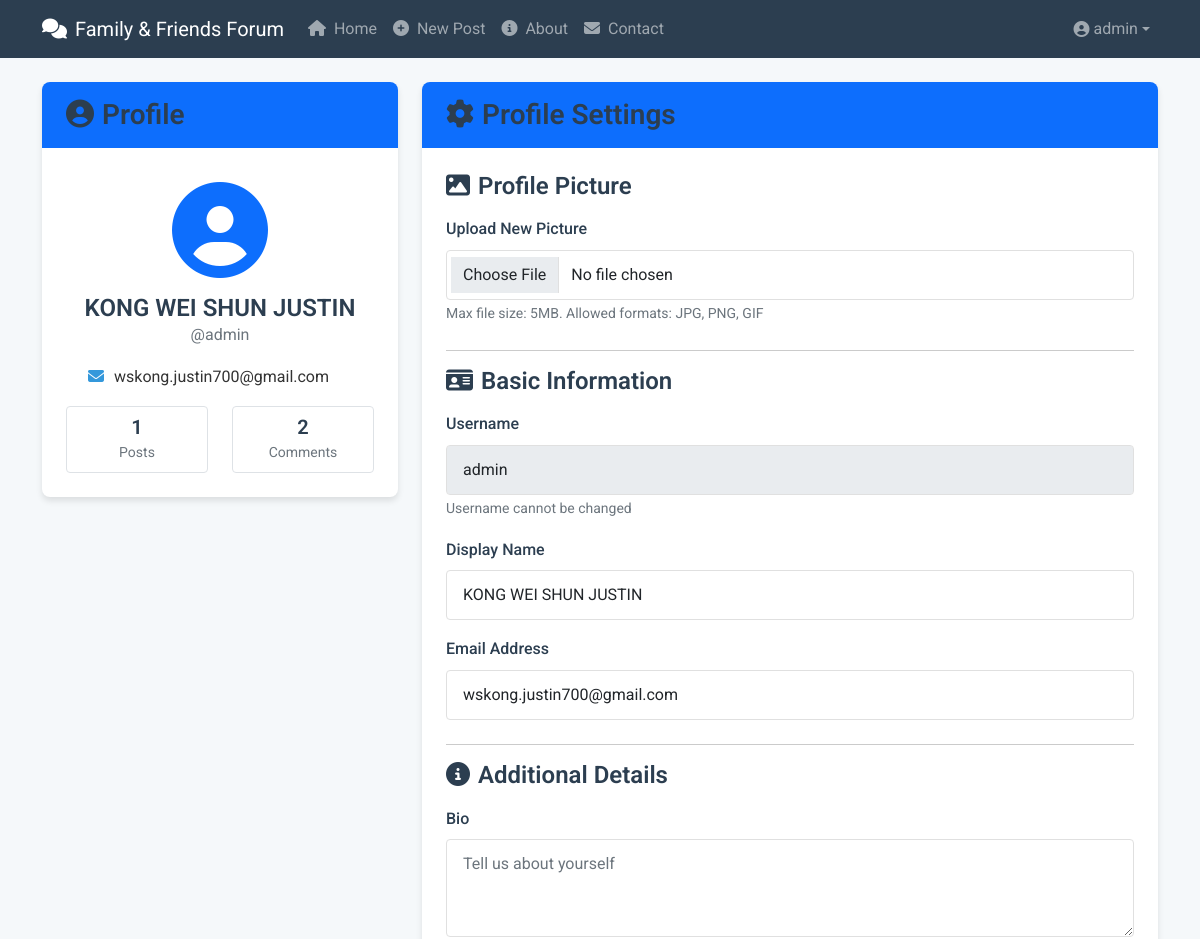
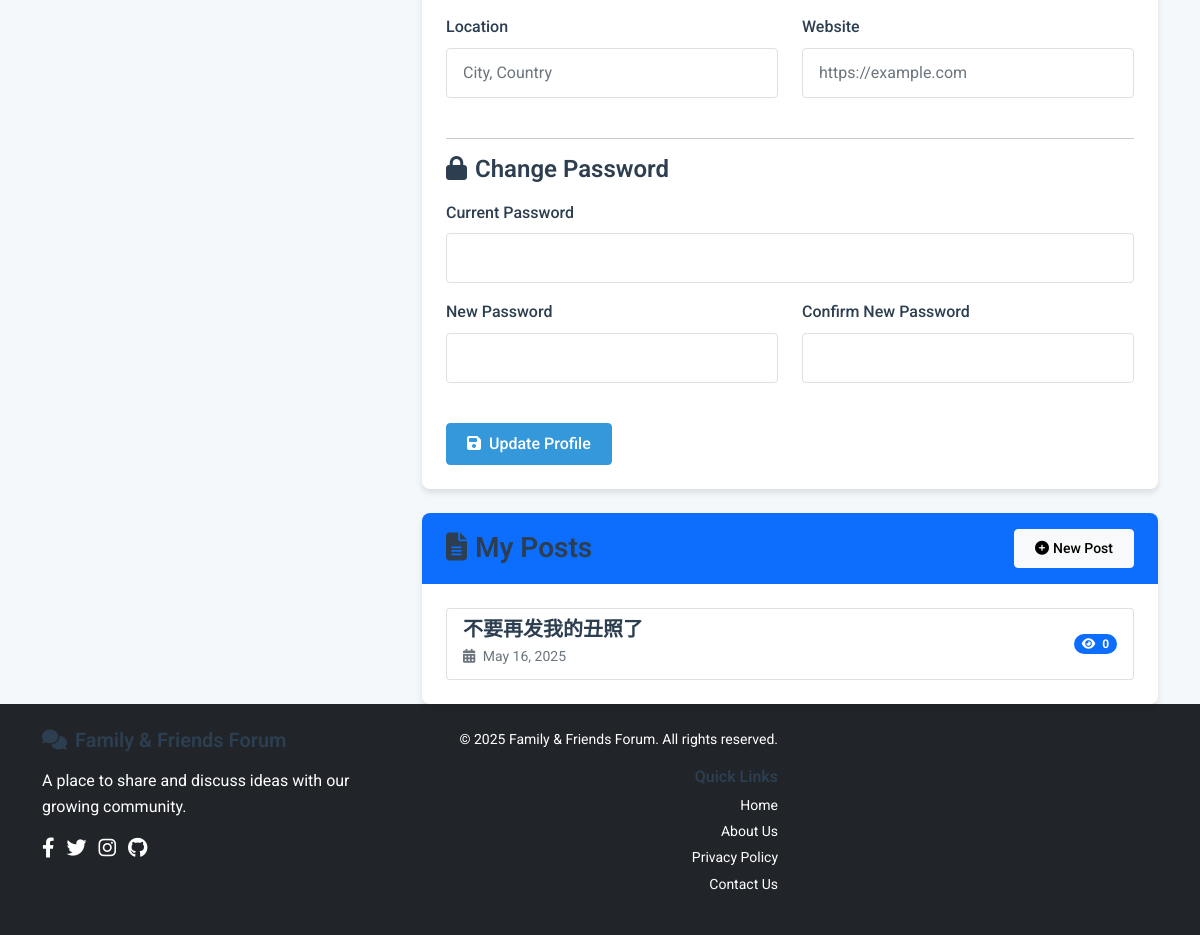
The app's page /profile.php (signed in) with its own data (2 pictures, top to bottom).
### tables this page shows
CREATE TABLE `users` (
  `id` int NOT NULL,
  `username` varchar(50) NOT NULL,
  `password` varchar(255) NOT NULL,
  `email` varchar(100) NOT NULL,
  `birthday` date DEFAULT NULL,
  `created_at` timestamp NULL DEFAULT CURRENT_TIMESTAMP,
  `is_admin` tinyint(1) DEFAULT '0',
  `profile_picture` varchar(255) DEFAULT NULL,
  `name` varchar(100) DEFAULT NULL,
  `bio` text,
  `location` varchar(100) DEFAULT NULL,
  `website` varchar(255) DEFAULT NULL,
  `admin_level` tinyint(1) DEFAULT '0'
);

CREATE TABLE `posts` (
  `id` int NOT NULL,
  `user_id` int NOT NULL,
  `title` varchar(255) NOT NULL,
  `content` text NOT NULL,
  `created_at` timestamp NULL DEFAULT CURRENT_TIMESTAMP,
  `category_id` int DEFAULT NULL
);

### profile.php (the view, shortened to what this page needs)
<?php
require_once './includes/db.php';
$stmt = $pdo->prepare("SELECT * FROM users WHERE id = ?");
$stmt->execute([$_SESSION['user_id']]);
$user = $stmt->fetch();
$stmt = $pdo->prepare("SELECT COUNT(*) FROM posts WHERE user_id = ?");
$stmt->execute([$_SESSION['user_id']]);
$post_count = $stmt->fetchColumn();
$stmt = $pdo->prepare("SELECT COUNT(*) FROM comments WHERE user_id = ?");
$stmt->execute([$_SESSION['user_id']]);
$comment_count = $stmt->fetchColumn();
include 'layouts/header.php';
?>
<div class="container mt-4">
    <div class="row">
        <div class="col-md-4">
            <div class="card profile-card mb-4">
                <div class="card-header bg-primary text-white">
                    <h3 class="mb-0"><i class="fas fa-user-circle me-2"></i>Profile</h3>
                </div>
                <div class="card-body text-center">
                    <div class="profile-avatar mb-3">
                        <?php if (!empty($user['profile_picture']) && file_exists($user['profile_picture'])): ?>
                            <img src="<?php echo htmlspecialchars($user['profile_picture']); ?>" alt="Profile Picture" class="rounded-circle profile-img">
                        <?php else: ?>
                            <i class="fas fa-user-circle fa-6x text-primary"></i>
                        <?php endif; ?>
                    </div>
                    <h4 class="mb-0"><?php echo htmlspecialchars($user['name'] ?? $user['username']); ?></h4>
                    <p class="text-muted">@<?php echo htmlspecialchars($user['username']); ?></p>
                    <div class="user-details mt-3">
                        <p class="mb-1"><i class="fas fa-envelope me-2"></i><?php echo htmlspecialchars($user['email']); ?></p>
                    </div>
                    <div class="row mt-3">
                        <div class="col-6">
                            <div class="stat-box p-2 border rounded">
                                <h5 class="mb-0"><?php echo $post_count; ?></h5>
                                <small class="text-muted">Posts</small>
                            </div>
                        </div>
                        <div class="col-6">
                            <div class="stat-box p-2 border rounded">
                                <h5 class="mb-0"><?php echo $comment_count; ?></h5>
                                <small class="text-muted">Comments</small>
                            </div>
                        </div>
                    </div>
                </div>
            </div>
        </div>
        <div class="col-md-8">
            <div class="card mb-4">
                <div class="card-header bg-primary text-white d-flex justify-content-between align-items-center">
                    <h3 class="mb-0"><i class="fas fa-cog me-2"></i>Profile Settings</h3>
                </div>
                <div class="card-body">
                    <form method="POST" enctype="multipart/form-data">
                        <div class="mb-4">
                            <h4><i class="fas fa-image me-2"></i>Profile Picture</h4>
                            <div class="mb-3">
                                <label class="form-label">Upload New Picture</label>
                                <input type="file" name="profile_picture" class="form-control" accept="image/*">
                                <small class="text-muted">Max file size: 5MB. Allowed formats: JPG, PNG, GIF</small>
                            </div>
                        </div>
                        <hr>
                        <div class="mb-4">
                            <h4><i class="fas fa-id-card me-2"></i>Basic Information</h4>
                            <div class="form-group mb-3">
                                <label class="form-label">Username</label>
                                <input type="text" class="form-control" value="<?php echo htmlspecialchars($user['username']); ?>" disabled>
                                <small class="text-muted">Username cannot be changed</small>
                            </div>
                            <div class="form-group mb-3">
                                <label class="form-label">Display Name</label>
                                <input type="text" name="name" class="form-control" value="<?php echo htmlspecialchars($user['name'] ?? ''); ?>" placeholder="Your full name">
                            </div>
                            <div class="form-group mb-3">
                                <label class="form-label">Email Address</label>
                                <input type="email" name="email" class="form-control" value="<?php echo htmlspecialchars($user['email']); ?>" required>
                            </div>
                        </div>
                        <hr>
                        <div class="mb-4">
                            <h4><i class="fas fa-info-circle me-2"></i>Additional Details</h4>
                            <div class="form-group mb-3">
                                <label class="form-label">Bio</label>
                                <textarea name="bio" class="form-control" rows="3" placeholder="Tell us about yourself"><?php echo htmlspecialchars($user['bio'] ?? ''); ?></textarea>
                            </div>
                            <div class="row">
                                <div class="col-md-6">
                                    <div class="form-group mb-3">
                                        <label class="form-label">Location</label>
                                        <input type="text" name="location" class="form-control" value="<?php echo htmlspecialchars($user['location'] ?? ''); ?>" placeholder="City, Country">
                                    </div>
                                </div>
                                <div class="col-md-6">
                                    <div class="form-group mb-3">
                                        <label class="form-label">Website</label>
                                        <input type="url" name="website" class="form-control" value="<?php echo htmlspecialchars($user['website'] ?? ''); ?>" placeholder="https://example.com">
                                    </div>
                                </div>
                            </div>
                        </div>
                        <hr>
                        <div class="mb-4">
                            <h4><i class="fas fa-lock me-2"></i>Change Password</h4>
                            <div class="form-group mb-3">
                                <label class="form-label">Current Password</label>
                                <input type="password" name="current_password" class="form-control">
                            </div>
                            <div class="row">
                                <div class="col-md-6">
                                    <div class="form-group mb-3">
                                        <label class="form-label">New Password</label>
                                        <input type="password" name="new_password" class="form-control">
                                    </div>
                                </div>
                                <div class="col-md-6">
                                    <div class="form-group mb-3">
                                        <label class="form-label">Confirm New Password</label>
                                        <input type="password" name="confirm_password" class="form-control">
                                    </div>
                                </div>
                            </div>
                        </div>
                        <button type="submit" class="btn btn-primary">
                            <i class="fas fa-save me-2"></i>Update Profile
                        </button>
                    </form>
                </div>
            </div>
            <div class="card">
                <div class="card-header bg-primary text-white d-flex justify-content-between align-items-center">
                    <h3 class="mb-0"><i class="fas fa-file-alt me-2"></i>My Posts</h3>
                    <a href="post.php?action=new" class="btn btn-light btn-sm">
                        <i class="fas fa-plus-circle me-1"></i>New Post
                    </a>
                </div>
                <div class="card-body">
                    <?php
                    $stmt = $pdo->prepare("SELECT * FROM posts WHERE user_id = ? ORDER BY created_at DESC");
                    $stmt->execute([$_SESSION['user_id']]);
                    $posts = $stmt->fetchAll();
                    if ($posts): ?>
                        <div class="list-group">
                            <?php foreach($posts as $post): ?>
                                <a href="post.php?id=<?php echo $post['id']; ?>" class="list-group-item list-group-item-action">
                                    <div class="d-flex w-100 justify-content-between align-items-center">
                                        <div>
                                            <h5 class="mb-1"><?php echo htmlspecialchars($post['title']); ?></h5>
                                            <p class="mb-1 text-muted small">
                                                <i class="fas fa-calendar-alt me-1"></i>
                                                <?php echo date('M j, Y', strtotime($post['created_at'])); ?>
                                            </p>
                                        </div>
                                        <span class="badge bg-primary rounded-pill">
                                            <i class="fas fa-eye me-1"></i>
                                            <?php
                                            echo isset($post['views']) ? $post['views'] : '0';
                                            ?>
                                        </span>
                                    </div>
                                </a>
                            <?php endforeach; ?>
                        </div>
                    <?php endif; ?>
                </div>
            </div>
        </div>
    </div>
</div>
<?php include 'layouts/footer.php'; ?>

### assets/css/style.css (style rules this page uses)
:root { --primary-color: #3498db; --secondary-color: #2ecc71; --accent-color: #f39c12; --dark-color: #2c3e50; --light-color: #ecf0f1; --danger-color: #e74c3c; --success-color: #27ae60; --text-color: #333333; --text-muted: #7f8c8d; --border-color: #e0e0e0; --card-shadow: 0 4px 6px rgba(0, 0, 0, 0.1); }
body { min-height: 100vh; display: flex; flex-direction: column; font-family: 'Roboto', sans-serif; color: var(--text-color); background-color: #f5f8fa; line-height: 1.6; }
h1, h2, h3, h4, h5, h6 { font-weight: 600; margin-bottom: 1rem; color: var(--dark-color); }
.btn-primary { background-color: var(--primary-color); border-color: var(--primary-color); }
.btn { border-radius: 4px; padding: 0.5rem 1.25rem; font-weight: 500; transition: all 0.3s ease; }
.card { box-shadow: var(--card-shadow); border: none; transition: transform 0.2s, box-shadow 0.2s; border-radius: 8px; overflow: hidden; }
.card-header { border-bottom: none; padding: 1rem 1.5rem; }
.card-body { padding: 1.5rem; }
.form-control, .form-select { border-radius: 4px; padding: 0.75rem 1rem; border-color: var(--border-color); transition: all 0.2s; }
label.form-label { font-weight: 500; margin-bottom: 0.5rem; color: var(--dark-color); }

### profile.php (style rules this page uses)
.profile-card .profile-avatar { margin-top: 10px; margin-bottom: 20px; }
.stat-box { transition: all 0.3s ease; }
.card-header { font-weight: 500; }
.list-group-item { transition: all 0.2s ease; }
.user-details { text-align: left; padding: 0 20px; }
.user-details i { width: 20px; text-align: center; color: var(--primary-color); }

### records on screen
users: name "KONG WEI SHUN JUSTIN", username "admin", email "wskong.justin700@gmail.com"
posts: title "不要再发我的丑照了", created_at "May 16, 2025"

### other values on screen
SITE_NAME "Family & Friends Forum"
$_SESSION['username'] "admin"
$post_count "1"
$comment_count "2"
